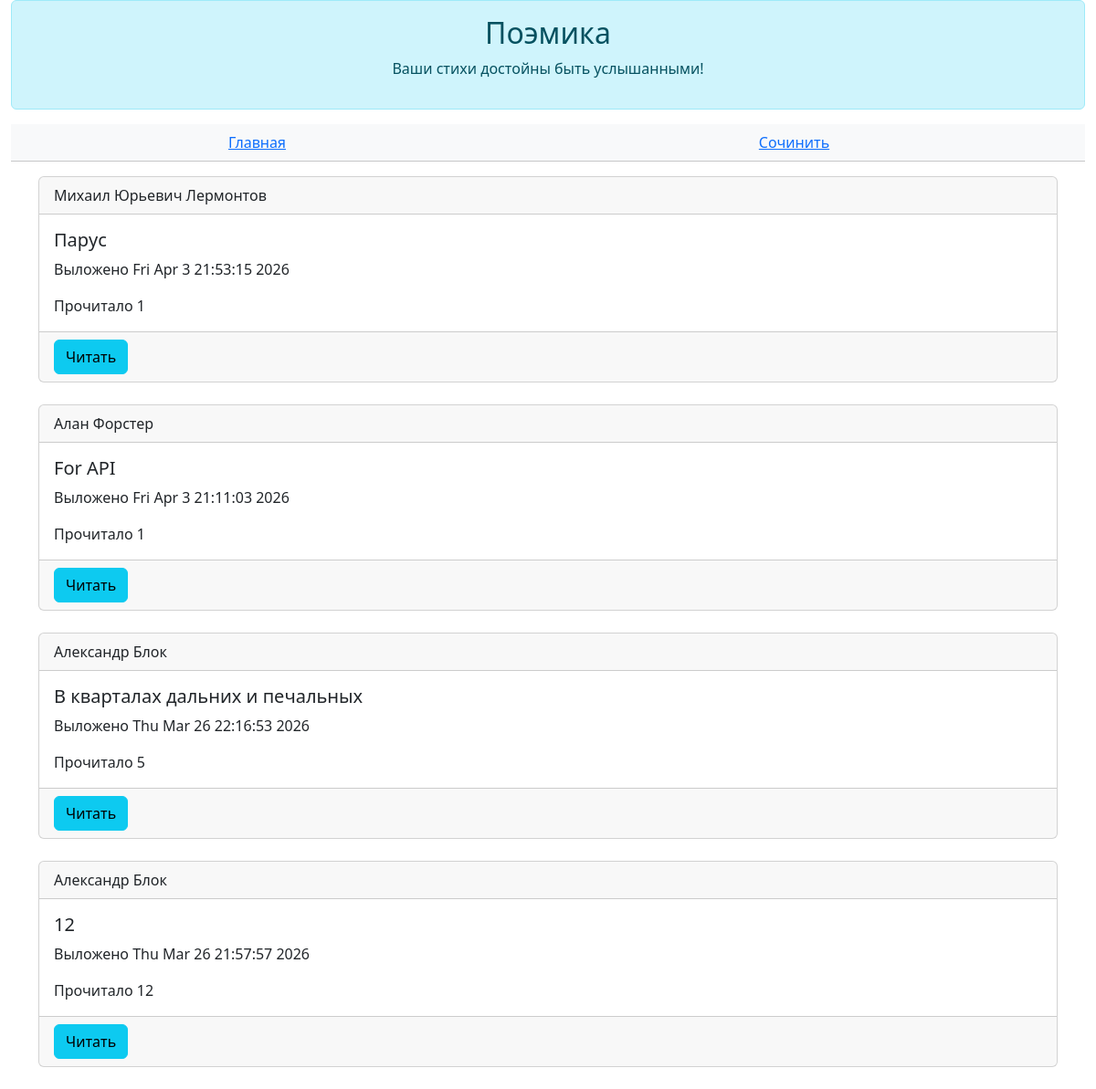
The app's page /poems, older data.
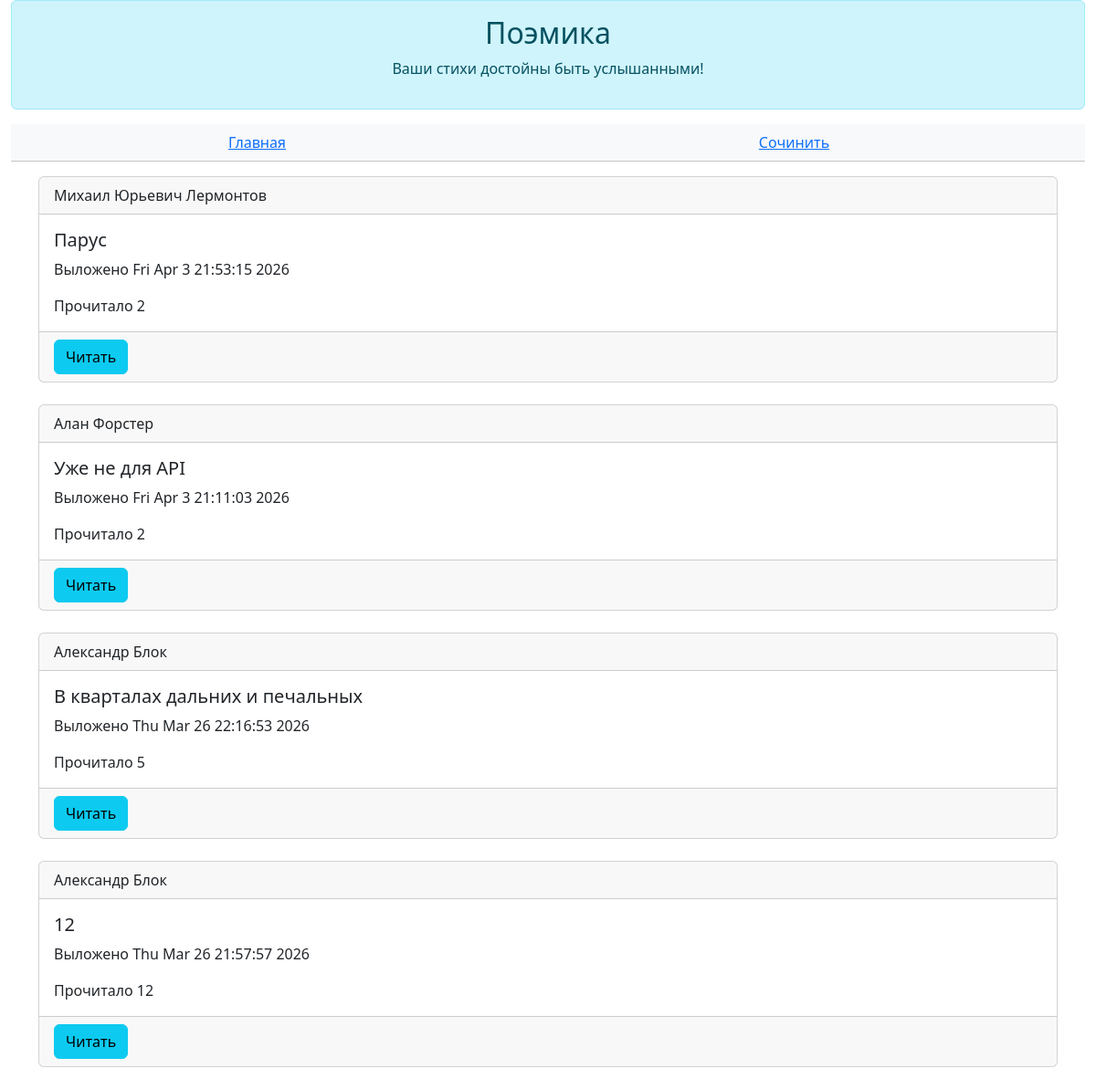
The same page, newer data.
### data/all_models.py (models this page shows)
class Poem(SqlAlchemyBase, SerializerMixin):
    __tablename__ = "poems"
    id = sqlalchemy.Column(sqlalchemy.Integer, primary_key=True, autoincrement=True)
    author_id = sqlalchemy.Column(sqlalchemy.Integer, sqlalchemy.ForeignKey(User.id))
    author = orm.relationship("User")
    title = sqlalchemy.Column(sqlalchemy.String(25))
    body = sqlalchemy.Column(sqlalchemy.Text)
    read_count = sqlalchemy.Column(sqlalchemy.Integer, default=0)
    is_private = sqlalchemy.Column(sqlalchemy.Boolean, default=True)
    created = sqlalchemy.Column(sqlalchemy.DateTime, default=datetime.datetime.now())

class User(SqlAlchemyBase, UserMixin, SerializerMixin):
    __tablename__ = "users"
    id = sqlalchemy.Column(sqlalchemy.Integer, primary_key=True, autoincrement=True)
    login = sqlalchemy.Column(sqlalchemy.String)
    name = sqlalchemy.Column(sqlalchemy.String, default="Неизвестный")
    email = sqlalchemy.Column(sqlalchemy.String, unique=True)
    description = sqlalchemy.Column(sqlalchemy.Text, default="Я поэт, тем и интересен")
    hashed_password = sqlalchemy.Column(sqlalchemy.String)
    poems = orm.relationship("Poem", back_populates="author")

### main.py (the view)
@app.route("/poems")
def poems():
    poems = db.query(Poem).all()
    return flask.render_template("poems.html", poems=poems[::-1], user=current_user)

### templates/poems.html (shortened to what this page needs)
{% extends 'base.html' %}
{% block _header %}
    <table class="table table-light text-center">
        <tbody>
            <tr>
                <td>
                    <a href="/">Главная</a>
                </td>
                <td>
                    <a href="/poem/create">Сочинить</a>
                </td>
            </tr>
        </tbody>
    </table>
{% endblock %}
{% block _body %}
    {% for poem in poems %}
        {% if not poem.is_private%}
            <div class="card">
                <div class="card-header">
                    {{poem.author.login}}
                </div>
                <div class="card-body">
                    <h5 class="card-title">{{poem.title}}</h5>
                    <p class="card-text">Выложено {{poem.created.ctime()}}</p>
                    <p class="card-text">Прочитало {{poem.read_count}}</p>
                </div>
                <div class="card-footer">
                    <button class="btn btn-info" onclick="location.href='/poem/read/{{poem.id}}'">Читать</button>
                </div>
            </div>
            <br/>
        {% endif %}
    {% endfor %}
{% endblock %}

### templates/base.html (shortened to what this page needs)
<!doctype html>
<html lang="en">
  <head>
    <link href="https://cdn.jsdelivr.net/npm/bootstrap@5.3.3/dist/css/bootstrap.min.css" rel="stylesheet">
  </head>
  <body>
    <div class="container-fluid">
        <div class="alert alert-info" role="alert">
            <h2 class="text-center">Поэмика</h2>
            <p class="text-center">Ваши стихи достойны быть услышанными!</p>
        </div>
        {% block _header %}
        {% endblock %}
    </div>
    <div class="container">
      {% block _body %}{% endblock %}
    </div>
  </body>
</html>

Row changes from the older to the newer data that the page shows:
changed Poem "Парус": read_count "1" → "2"
changed Poem "Алан Форстер": title "For API" → "Уже не для API"; read_count "1" → "2"
